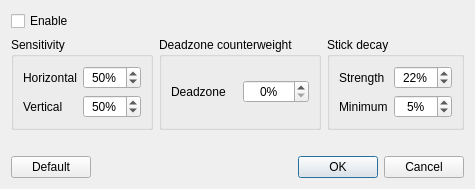
<?xml version="1.0" encoding="UTF-8"?>
<ui version="4.0">
 <class>ConfigureMousePanning</class>
 <widget class="QDialog" name="configure_mouse_panning">
  <property name="windowTitle">
   <string>Configure mouse panning</string>
  </property>
  <layout class="QVBoxLayout">
   <item>
    <widget class="QCheckBox" name="enable">
     <property name="text">
      <string>Enable</string>
     </property>
     <property name="toolTip">
      <string>Can be toggled via a hotkey</string>
     </property>
    </widget>
   </item>
   <item>
    <layout class="QHBoxLayout">
     <item>
      <widget class="QGroupBox" name="sensitivity_box">
       <property name="title">
        <string>Sensitivity</string>
       </property>
       <layout class="QGridLayout">
        <item row="0" column="0">
         <widget class="QLabel" name="x_sensitivity_label">
          <property name="text">
           <string>Horizontal</string>
          </property>
         </widget>
        </item>
        <item row="0" column="1">
         <widget class="QSpinBox" name="x_sensitivity">
          <property name="alignment">
           <set>Qt::AlignCenter</set>
          </property>
          <property name="suffix">
           <string>%</string>
          </property>
          <property name="minimum">
           <number>1</number>
          </property>
          <property name="maximum">
           <number>100</number>
          </property>
          <property name="value">
           <number>50</number>
          </property>
         </widget>
        </item>
        <item row="1" column="0">
         <widget class="QLabel" name="y_sensitivity_label">
          <property name="text">
           <string>Vertical</string>
          </property>
         </widget>
        </item>
        <item row="1" column="1">
         <widget class="QSpinBox" name="y_sensitivity">
          <property name="alignment">
           <set>Qt::AlignCenter</set>
          </property>
          <property name="suffix">
           <string>%</string>
          </property>
          <property name="minimum">
           <number>1</number>
          </property>
          <property name="maximum">
           <number>100</number>
          </property>
          <property name="value">
           <number>50</number>
          </property>
         </widget>
        </item>
       </layout>
      </widget>
     </item>
     <item>
      <widget class="QGroupBox" name="deadzone_counterweight_box">
       <property name="title">
        <string>Deadzone counterweight</string>
       </property>
       <property name="toolTip">
        <string>Counteracts a game's built-in deadzone</string>
       </property>
       <layout class="QGridLayout">
        <item row="0" column="0">
         <widget class="QLabel" name="deadzone_counterweight_label">
          <property name="text">
           <string>Deadzone</string>
          </property>
         </widget>
        </item>
        <item row="0" column="1">
         <widget class="QSpinBox" name="deadzone_counterweight">
          <property name="alignment">
           <set>Qt::AlignCenter</set>
          </property>
          <property name="suffix">
           <string>%</string>
          </property>
          <property name="minimum">
           <number>0</number>
          </property>
          <property name="maximum">
           <number>100</number>
          </property>
          <property name="value">
           <number>0</number>
          </property>
         </widget>
        </item>
       </layout>
      </widget>
     </item>
     <item>
      <widget class="QGroupBox" name="decay_box">
       <property name="title">
        <string>Stick decay</string>
       </property>
       <layout class="QGridLayout">
        <item row="0" column="0">
         <widget class="QLabel" name="decay_strength_label">
          <property name="text">
           <string>Strength</string>
          </property>
         </widget>
        </item>
        <item row="0" column="1">
         <widget class="QSpinBox" name="decay_strength">
          <property name="alignment">
           <set>Qt::AlignCenter</set>
          </property>
          <property name="suffix">
           <string>%</string>
          </property>
          <property name="minimum">
           <number>0</number>
          </property>
          <property name="maximum">
           <number>100</number>
          </property>
          <property name="value">
           <number>22</number>
          </property>
         </widget>
        </item>
        <item row="1" column="0">
         <widget class="QLabel" name="min_decay_label">
          <property name="text">
           <string>Minimum</string>
          </property>
         </widget>
        </item>
        <item row="1" column="1">
         <widget class="QSpinBox" name="min_decay">
          <property name="alignment">
           <set>Qt::AlignCenter</set>
          </property>
          <property name="suffix">
           <string>%</string>
          </property>
          <property name="minimum">
           <number>0</number>
          </property>
          <property name="maximum">
           <number>100</number>
          </property>
          <property name="value">
           <number>5</number>
          </property>
         </widget>
        </item>
       </layout>
      </widget>
     </item>
    </layout>
   </item>
   <item>
    <widget class="QLabel" name="warning_label">
     <property name="text">
      <string/>
     </property>
    </widget>
   </item>
   <item>
    <layout class="QHBoxLayout">
     <item>
      <widget class="QPushButton" name="default_button">
       <property name="text">
        <string>Default</string>
       </property>
      </widget>
     </item>
     <item>
      <widget class="QDialogButtonBox" name="button_box">
       <property name="standardButtons">
        <set>QDialogButtonBox::Cancel|QDialogButtonBox::Ok</set>
       </property>
      </widget>
     </item>
    </layout>
   </item>
  </layout>
 </widget>
 <resources/>
 <connections/>
</ui>
